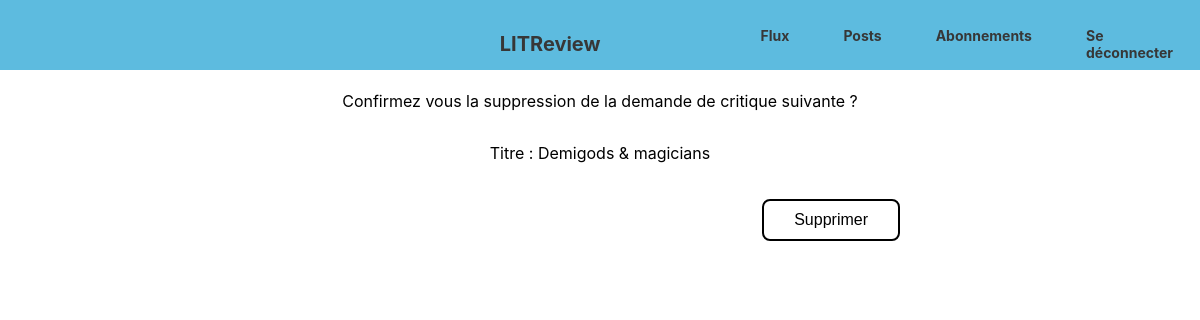
Before: /ticket/10/del/ (signed in) with the older database file.
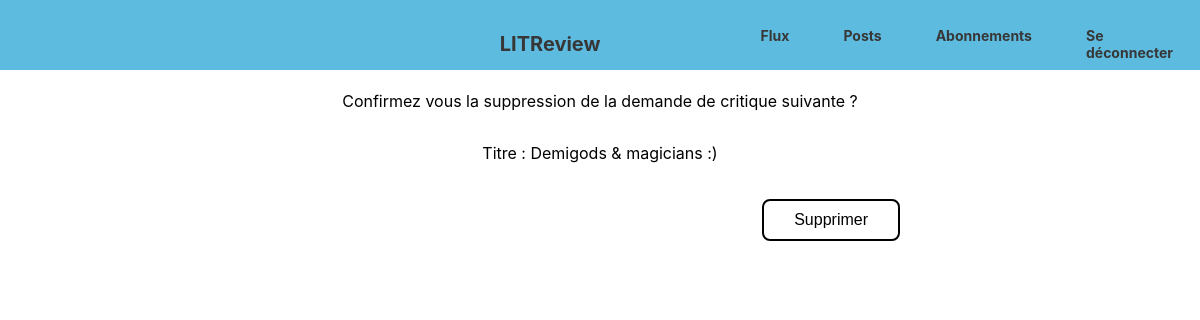
After: the same page with the newer database file.
### blog/models.py (models this page shows, shortened)
class Ticket(models.Model):
    title = models.CharField(max_length=128)
    description = models.TextField(
        max_length=2048,
        blank=True
    )
    image = models.ImageField(null=True, blank=True)
    time_created = models.DateTimeField(auto_now_add=True)
    user = models.ForeignKey(settings.AUTH_USER_MODEL, on_delete=models.CASCADE)
    class Meta:
        verbose_name = "Le ticket"
        verbose_name_plural = 'Les tickets'

### blog/views.py (the view)
# urls.py: path('ticket/<int:ticket_id>/del/', blog.views.del_ticket, name='del_ticket'),
@login_required
def del_ticket(request, ticket_id):
    ticket = models.Ticket.objects.get(id=ticket_id)
    if request.method == 'POST':
        ticket.delete()
        return redirect('my_posts')
    return render(request, 'blog/del_ticket.html', {'ticket': ticket})

### blog/templates/blog/del_ticket.html (shortened to what this page needs)
{% extends 'base.html' %}
{% block content %}
<div class='container add_ticket'>
        <form method='post'>
            <p>Confirmez vous la suppression de la demande de critique suivante ?</p>
            <p>Titre : {{ ticket.title }}</p>
        <button type='submit'>Supprimer</button>
    </form>
</div>
{% endblock content %}

Changed rows visible on the page:
changed Ticket: title "Demigods & magicians" → "Demigods & magicians :)"
